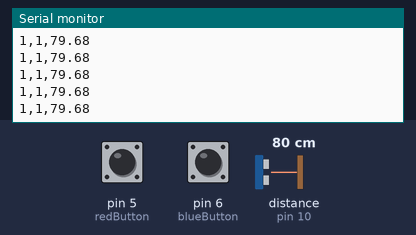
A sketch run on a simulated Arduino Uno, built with avr-gcc and run on an emulated ATmega328P. On the bench: the last lines printed to the serial monitor. Wiring (inferred from the names in the program): ultrasonic range finder: trigger pin 9; echo pin 10. The test bench sets the inputs (shaded band); at power-on: distance to the obstacle (sensor on pin 10) 80 cm, pin 5 (redButton) HIGH, pin 6 (blueButton) HIGH. The echo pulse lasts 58.3 µs per cm.

Above: at 1.2 s.
1.3 s: distance to the obstacle (sensor on pin 10) set to 2 cm
At 1.8 s:
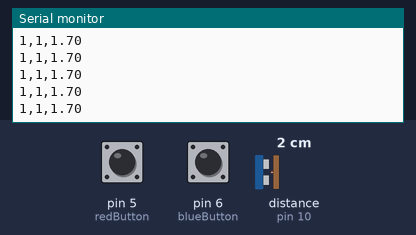
2.8 s: distance to the obstacle (sensor on pin 10) set to 250 cm
At 3.6 s:
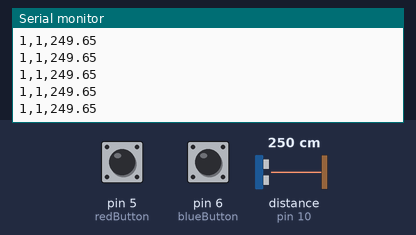
5.8 s: pin 5 (redButton) pulled LOW for 0.15 s
7.4 s: pin 6 (blueButton) pulled LOW for 0.15 s
Timing chart, 0 to 10.0 s (numbered marks = the images above; inputs shaded):
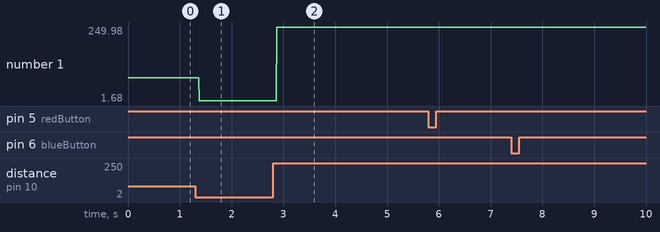

Measured:
- after the input at 1.3 s, the serial monitor: prints a new line after 0.08 s (image 1)
- after the input at 2.8 s, the serial monitor: prints a new line after 0.08 s (image 2)
- plotted number 1: 79.68 → 1.7 after the input at 1.3 s, 1.7 → 249.65 after the input at 2.8 s

The sketch:

ultra-sonic.ino
```cpp
const int blueButton = 6;
const int redButton = 5;

const int trigPin = 9;
const int echoPin = 10;

float duration, distance;

void setup() {
  Serial.begin(9600);

  // Define pin #12 as input and activate the internal pull-up , same for 13
  pinMode(blueButton, INPUT_PULLUP);
  pinMode(redButton, INPUT_PULLUP);

  pinMode(trigPin, OUTPUT);
  pinMode(echoPin, INPUT);
}

void loop() {
  int blueButtonValue = digitalRead(blueButton);
  int redButtonValue = digitalRead(redButton);

  digitalWrite(trigPin, LOW);
  delayMicroseconds(2);
  digitalWrite(trigPin, HIGH);
  delayMicroseconds(10);
  digitalWrite(trigPin, LOW);

  duration = pulseIn(echoPin, HIGH);
  distance = (duration * .0343) / 2;

  Serial.println(String(blueButtonValue) + "," + String(redButtonValue) + "," + distance);
}
```
